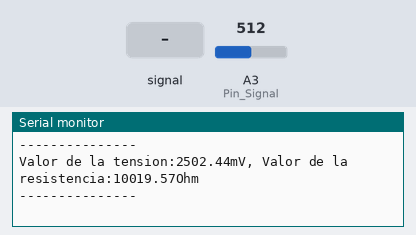
The sketch below on a simulated Arduino Uno, built with avr-gcc and run on an emulated ATmega328P. Parts: the last lines printed to the serial monitor. The inputs (shaded band) are chosen by the test bench; at power-on: A3 (Pin_Signal) = 512.

Above: at 1.3 s.
1.4 s: A3 (Pin_Signal) set to 1023
At 1.91 s:
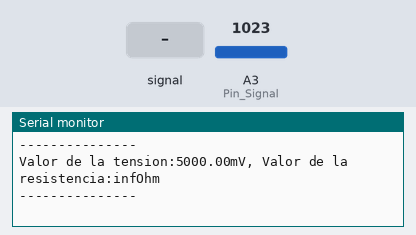
3.5 s: A3 (Pin_Signal) set to 900
At 3.98 s:
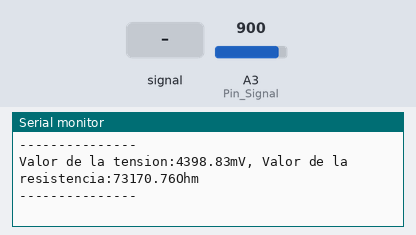
5.0 s: A3 (Pin_Signal) fed a 200 Hz sine of ±81 counts around its level
Timing chart, 0 to 8.0 s (numbered marks = the images above; inputs shaded):
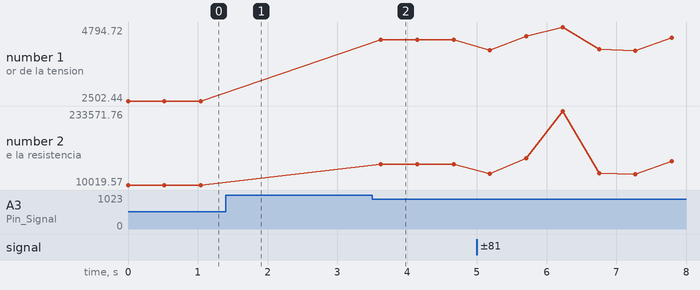

Measured:
- after the input at 1.4 s, the serial monitor: prints a new line after 0.16 s (image 1)
- after the input at 3.5 s, the serial monitor: prints a new line after 0.13 s (image 2)
- plotted number 1: 2502.44 → 4398.83 after the input at 3.5 s, 4398.83 → 4359.73 after the input at 5.0 s
- plotted number 2: 10019.57 → 73170.76 after the input at 3.5 s, 73170.76 → 68091.64 after the input at 5.0 s

The sketch:

KY-018.ino
```cpp
int Pin_Signal = A3;

void setup()
{
  Serial.begin(9600);
}

void loop()
{
  int valorBruto = analogRead(Pin_Signal);
  float Tension = valorBruto * (5.0/1023) * 1000;
  float Resistencia = 10000 * (Tension / ( 5000.0 - Tension));Serial.print("Valor de la tension:"); Serial.print(Tension); Serial.print("mV");
  Serial.print(", Valor de la resistencia:"); Serial.print(Resistencia); Serial.println("Ohm");
  Serial.println("---------------");
  delay(500);
}
```
